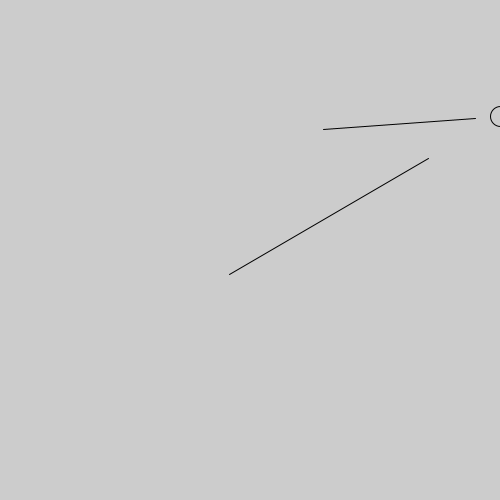
Frame 1 (no input)
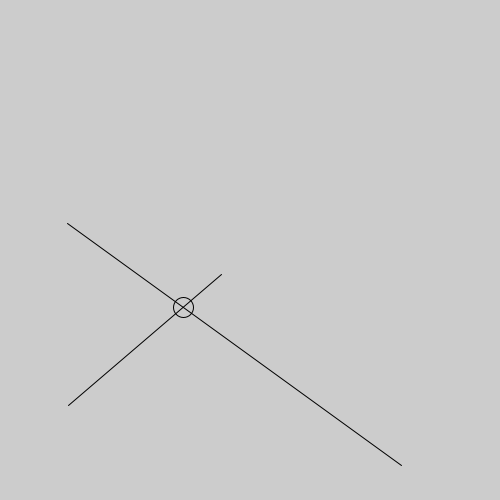
Frame 60 (the mouse pressed at the canvas centre just before this capture)
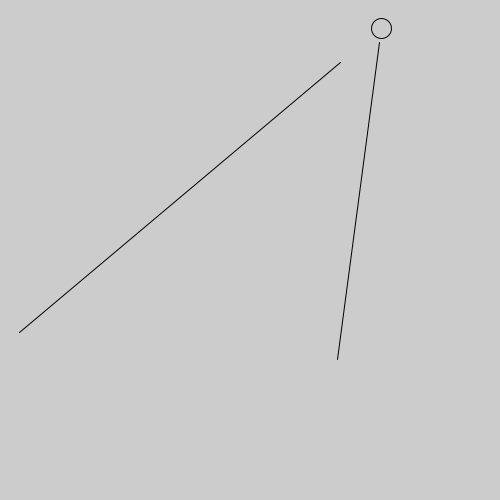
Frame 120 (the mouse held since frame 60 and released just before this capture)

The Processing sketch that drew these frames (run headless with seeded random() and noise(); from frame 60 on, the mouse is pressed at the canvas centre):

// Processing sketch: sketch_120913a_lineintersect
// ── sketch_120913a_lineintersect.pde
void setup(){
  size(500, 500);
  frameRate(10);  
}

void draw() {
  background(204);
  
  float x1 = random(width); 
  float y1 = random(height);
  float x2 = random(width);
  float y2 = random(height);
  float x3 = random(width); 
  float y3 = random(height);
  float x4 = random(width);
  float y4 = random(height);

  line(x1, y1, x2, y2);
  line(x3, y3, x4, y4);
  
  float[] c1 = getLineCoefs(x1, y1, x2, y2);
  float[] c2 = getLineCoefs(x3, y3, x4, y4);
  
  float[] coord = getCrossCoord(c1, c2);
  
  ellipseMode(CENTER);
  noFill();
  ellipse(coord[0], coord[1], 20, 20);
}

/**
 * return coordinate of crossing two lines defined by {x1; y1}, {x2; y2}
 * @param l1
 * @param l2
 * @return
 */
float[] getCrossCoord(float[] coef1, float[] coef2) {
  float a1 = coef1[0];
  float b1 = coef1[1];
  float c1 = coef1[2];
  float a2 = coef2[0];
  float b2 = coef2[1];
  float c2 = coef2[2];

  float x = (c2 * b1 - c1 * b2) / (a1 * b2 - a2 * b1);
  float y = (c2 * a1 - c1 * a2) / (b1 * a2 - b2 * a1);
  float[] out = {
    x, y
  };
  return out;
}

/**
 * return the free coefficient of base line formula
 * @param x1
 * @param y1
 * @param x2
 * @param y2
 * @return
 */
float[] getLineCoefs(float x1, float y1, float x2, float y2) {
  float[] out  = {
    y2 - y1, x1 - x2, (y1 * x2) - (x1 * y2)
    };
    return out;
}
